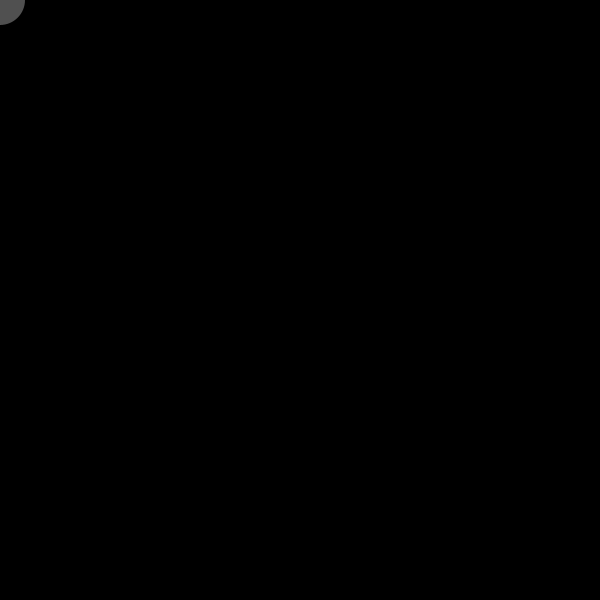
Frame 1 (no input)
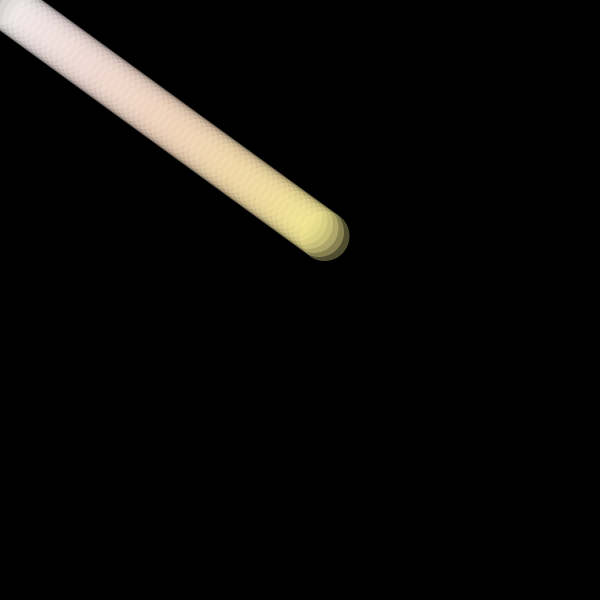
Frame 60 (the mouse pressed at the canvas centre just before this capture)
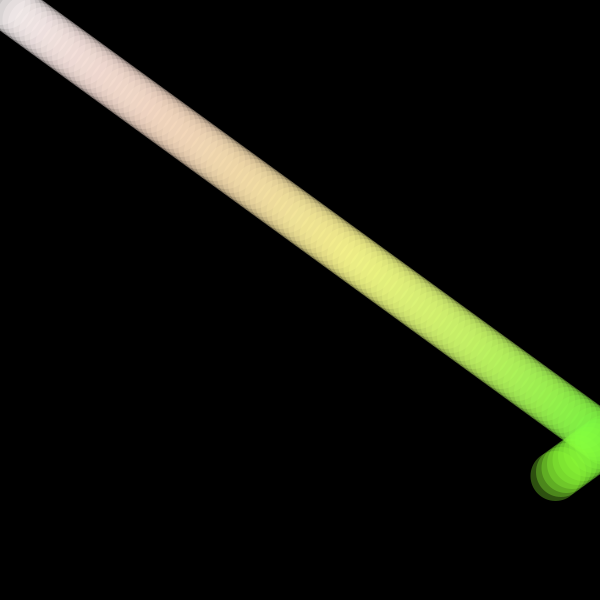
Frame 120 (the mouse held since frame 60 and released just before this capture)

The Processing sketch that drew these frames (run headless with seeded random() and noise(); from frame 60 on, the mouse is pressed at the canvas centre):

// Processing sketch: processing_166698
// ── processing_166698.pde

Ball ball;

float H = 0;
float S = 0;
float B = 0;

void setup() {
  colorMode(HSB, 360, 100, 100); //changes color mode to HSB mode 
  background(0, 0, 0);  //black background
  size(600, 600);
  smooth();
  ball = new Ball(50);
}

void draw() { 
  ball.display();
  ball.bounce();
}
class Ball {
  float x; //x coordinate of ball
  float y; //y coordinate of ball
  float d; //diameter
  float xspeed;
  float yspeed;


  Ball(float _d) {
    x = 0; //starting position
    y = 0;
    xspeed = 5.5; //vertical speed
    yspeed = 4; //horizontal speed
    d = _d; //choose diameter when the class is called in setup
    //step = 0; //for spin function onlyty
  }

  void display() {
    noStroke();
    H = map(x, 0, width, 0, 100); //maps hue values to horizontal values
    S = map(y, 0, height, 0, 100); //maps the saturation to vertival values
    B = map(y, 0, height, 0, 100);
    fill(H, S, 100, 80); //90 is the opacity;

    ellipse(x, y, d, d);
  }

  void bounce() {
    x = x+xspeed; //bounces off the walls of the display
    y = y+yspeed;

    if ( x>width ||x<=0) {
      xspeed = -xspeed;
    }

    if (y > height || y<0) {
      yspeed = -yspeed;
    }
  }
}
